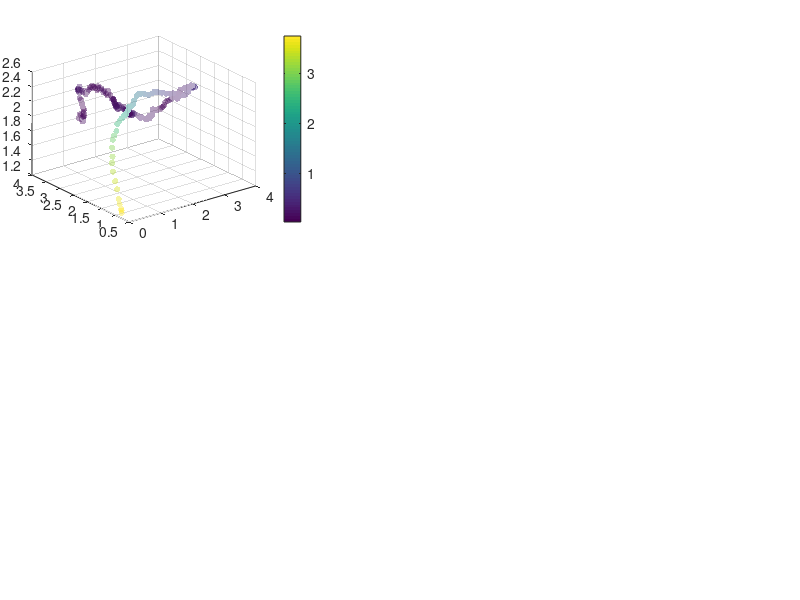

Here is the MATLAB script that generated this plot: (Note: this script raises an error after producing the figure.)
%% Results Kinematic Controller ROS
%% Code to show the results of the Inverse kinematic controller

% Clean variables
clc, clear all, close all;
 
% Load variables of the system
load("Results_controller.mat")

% Change variable size
t = t(1, 1:length(t));
H = H(:, 1:length(t));
hd = hd(:,1:length(t));
h_drone = h_drone(:, 1:length(t));
hp_drone = hp_drone(:, 1:length(t));
q_drone = q_drone(:, 1:length(t));
% Parameters Robot
h_1 = L(1);
l11 = L(2);
l12 = L(3);

% Error definition
for k = 1:length(t)
    error_vector = hd(1:3, k)-H(1:3, k);
    error_NMPC(k) = norm(error_vector,2);
end

% error_NMPC = error_NMPC/max(error_NMPC);
% Figure propert%% Figures
lw = 1; % linewidth 1
lwV = 2; % linewidth 2
fontsizeLabel = 11; %11
fontsizeLegend = 11;
fontsizeTicks = 11;
fontsizeTitel = 11;
sizeX = 1300; % size figure
sizeY = 700; % size figure

% color propreties
c1 = [80, 81, 79]/255;
c2 = [244, 213, 141]/255;
c3 = [242, 95, 92]/255;
c4 = [112, 141, 129]/255;

C18 = [0 0 0];
c5 = [130, 37, 37]/255;
c6 = [205, 167, 37]/255;
c7 = [81, 115, 180]/255;

C1 = [246 170 141]/255;
C2 = [51 187 238]/255;
C3 = [0 153 136]/255;
C4 = [238 119 51]/255;
C5 = [204 51 17]/255;
C6 = [238 51 119]/255;
C7 = [187 187 187]/255;
C8 = [80 80 80]/255;
C9 = [140 140 140]/255;
C10 = [0 128 255]/255;
C11 = [234 52 89]/255;
C12 = [39 124 252]/255;
C13 = [40 122 125]/255;
%C14 = [86 215 219]/255;
C14 = [252 94 158]/255;
C15 = [244 171 39]/255;
C16 = [100 121 162]/255;
C17 = [255 0 0]/255;
C19 = [214, 157, 156]/255;
C20 = [160, 165, 172]/255;


C21 = [42 142 86]/255;
C22 = [139 177 221]/255;
C23 = [64 109 159]/255;
C24 = [233 230 129]/255;
C25 = [178 173 12]/255;

%% Figure 1
figure('Position', [500 500 sizeX sizeY])
set(gcf, 'Position', [500 500 sizeX sizeY]);
fig1_comps.fig = gcf;
axes('Position',[0.04 0.63 .35 .31])
%% Colorbar
scatter3(H(1, :),H(2, :), H(3, :),20,error_NMPC,'filled','MarkerFaceAlpha',0.4);
c = colorbar;
c.Label.Interpreter = 'latex';
c.Label.String = '$\textrm{Error}~||^i{\tilde{{r}}}_e||$';

set(c,'TickLabelInterpreter','latex')


%% Desired Trajectory
hd_plot_10 = line(hd(1,:),hd(2,:), hd(3, :));
set(hd_plot_10, 'LineStyle', '-', 'Color', C18, 'LineWidth', 1.2*lw)

% %% Real Trajectory
h_plot_10 = line(H(1,:),H(2,:), H(3, :));
set(h_plot_10, 'LineStyle', '--', 'Color', C19, 'LineWidth', 1.5*lw)

h_plot_p_10 = line(h_drone(1,:),h_drone(2,:), h_drone(3, :));
set(h_plot_p_10, 'LineStyle', '-.', 'Color', C20, 'LineWidth', 1.2*lw)


%% PLot Aerial Manipulator
DimensionesManipulador(0,h_1,l11,l12-0.2,1);
Hexacoptero(0.05,[1 0 0]);


aux_plot = 150;
M_1=Manipulador3D(h_drone(1,aux_plot),h_drone(2,aux_plot),h_drone(3,aux_plot),h_drone(4,aux_plot),0,0,0,q_drone(1,aux_plot),q_drone(2,aux_plot),q_drone(3,aux_plot),0); 
rotate(M_1,[1 0 0],180,[h_drone(1,aux_plot),h_drone(2,aux_plot),h_drone(3,aux_plot)])
UAV= Hexacoptero(h_drone(1,aux_plot),h_drone(2,aux_plot),h_drone(3,aux_plot),h_drone(4,aux_plot));

%% Title of the image
hTitle_10 = title({'$\textrm{(a)}$'},'fontsize',12,'interpreter','latex','Color',C18);
hYLabel_10 = ylabel('$y~[m]$','fontsize',8,'interpreter','latex', 'Color',C18);
hXLabel_10 = xlabel('$x~[m]$','fontsize',8,'interpreter','latex', 'Color',C18);
hZLabel_10 = zlabel('$z~[m]$','fontsize',8,'interpreter','latex', 'Color',C18);

%% Legend nomeclature
hLegend_10 = legend([hd_plot_10, h_plot_10, h_plot_p_10],{'$^i\mathbf{r}^{d}_e$','$^i\mathbf{r}_e$','$^i\mathbf{r}_b$'},'fontsize',12,'interpreter','latex','Color',[255 255 255]/255,'Location','northwest','NumColumns',1,'TextColor','black');
set(gca,'ticklabelinterpreter','latex',...
        'fontsize',1.0*fontsizeTicks)
   
% Figure properties
ax_10 = gca;
ax_10.Box = 'on';
ax_10.BoxStyle = 'full';
ax_10.TickLength = [0.005;0.005];
ax_10.TickDirMode = 'auto';
ax_10.YMinorTick = 'on';
ax_10.XMinorTick = 'on';
% ax_2.XTickLabel = [];
ax_10.XMinorGrid = 'on';
ax_10.YMinorGrid = 'on';
%ax_2.MinorGridColor = '#8f8f8f';
ax_10.MinorGridAlpha = 0.15;
ax_10.LineWidth = 0.8;
ax_10.XLim = [min(H(1,:))-0.5 max(H(1,:))+0.5];
ax_10.YLim = [min(H(2,:))-0.5 max(H(2,:))+0.5];
ax_10.ZLim = [min(h_drone(3,:))-0.5 max(h_drone(3,:))+0.5];


%% Figure 2
% axes('Position',[0.07 0.2 .30 .35]);
% ax_1.XLim = [min(H(1,:))-0.8 max(H(1,:))+0.8];
% lim_x_1 = ax_1.XLim;
% ax_1.YLim = [min(H(2,:))-1.5 max(H(2,:))+1.5];
% lim_y_1 = ax_1.YLim;
% %view([51 26])
% %% Colorbar
% 
% scatter(H(1, :),H(2, :),20,error_NMPC,'filled','MarkerFaceAlpha',0.5);
% c = colorbar;
% c.Label.Interpreter = 'latex';
% c.Label.String = '$\textrm{Error}~||\tilde{\mathbf{\eta}}_a||$';
% 
% set(c,'TickLabelInterpreter','latex')
% 
% 
% 
% %% Desired Trajectory
% hd_plot = line(hd(1,:),hd(2,:));
% set(hd_plot, 'LineStyle', '-', 'Color', C18, 'LineWidth', 1.2*lw)
% 
% %% Real Trajectory
% h_plot = line(H(1,:),H(2,:));
% set(h_plot, 'LineStyle', '--', 'Color', C19, 'LineWidth', 1.2*lw)
% h_plot_p = line(h_drone(1,:),h_drone(2,:));
% set(h_plot_p, 'LineStyle', '-.', 'Color', C20, 'LineWidth', 1.2*lw)
% 
% %% Title of the image
% hTitle_1 = title({'$\textrm{(c)}$'},'fontsize',12,'interpreter','latex','Color',C18);
% hXLabel_1 = xlabel('$x~[m]$','fontsize',8,'interpreter','latex', 'Color',C18);
% hYLabel_1 = ylabel('$y~[m]$','fontsize',8,'interpreter','latex', 'Color',C18);
% 
% %% Legend nomeclature
% hLegend_1 = legend([hd_plot, h_plot, h_plot_p],{'$^i\mathbf{r}^{d}_e$','$^i\mathbf{r}_e$','$^i\mathbf{r}_b$'},'fontsize',12,'interpreter','latex','Color',[255 255 255]/255,'Location','northwest','NumColumns',1,'TextColor','black');
% set(gca,'ticklabelinterpreter','latex',...
%         'fontsize',1.0*fontsizeTicks)
% % Figure properties
% ax_1 = gca;
% ax_1.Box = 'on';
% ax_1.BoxStyle = 'full';
% ax_1.TickLength = [0.005;0.005];
% ax_1.TickDirMode = 'auto';
% ax_1.YMinorTick = 'on';
% ax_1.XMinorTick = 'on';
% % ax_2.XTickLabel = [];
% ax_1.XMinorGrid = 'on';
% ax_1.YMinorGrid = 'on';
% %ax_2.MinorGridColor = '#8f8f8f';
% ax_1.MinorGridAlpha = 0.15;
% ax_1.LineWidth = 0.8;

axes('Position',[0.45 0.65 .5 .29]);
%% Data generation
error_x_plot = line(t,hd(1,1:length(t))-H(1,1:length(t)));
set(error_x_plot, 'LineStyle', '-', 'Color', C5, 'LineWidth', 1.2*lw);
error_y_plot = line(t,hd(2,1:length(t))-H(2,1:length(t)));
set(error_y_plot, 'LineStyle', '-', 'Color', C3, 'LineWidth', 1.2*lw);
error_z_plot = line(t,hd(3,1:length(t))-H(3,1:length(t)));
set(error_z_plot, 'LineStyle', '-', 'Color', c7, 'LineWidth', 1.2*lw);

% fig1_comps.p1 = ul_plot;
%% Title of the image
hTitle_3 = title({'$\textrm{(b)}$'},'fontsize',12,'interpreter','latex','Color',C18);
xlabel('$\textrm{Time}[s]$','fontsize',10,'interpreter','latex','Color',C18);
ylabel('$\textrm{Control Error}~[m]$','fontsize',8,'interpreter','latex', 'Color',C18);

%% Legend nomeclature
hLegend_3 = legend([error_x_plot,error_y_plot, error_z_plot],{'$ ^i \tilde{r}_x$','$^i \tilde{r}_y$','$^i \tilde{r}_z$'},'fontsize',12,'interpreter','latex','Color',[255 255 255]/255,'Location','southeast','NumColumns',1,'TextColor','black');
 set(gca,'ticklabelinterpreter','latex',...
         'fontsize',1.0*fontsizeTicks)
%% Figure properties
ax_3 = gca;
ax_3.Box = 'on';
ax_3.BoxStyle = 'full';
ax_3.TickLength = [0.01;0.01];
ax_3.TickDirMode = 'auto';
ax_3.YMinorTick = 'on';
ax_3.XMinorTick = 'on';
ax_3.XMinorGrid = 'on';
ax_3.YMinorGrid = 'on';
%ax_1.MinorGridColor = '#8f8f8f';
ax_3.MinorGridAlpha = 0.15;
ax_3.LineWidth = 0.8;
ax_3.XLim = [0 t(end)];

set(gcf, 'Color', 'w'); % Sets axes background
export_fig Results_trajectoria_1.pdf -q101
